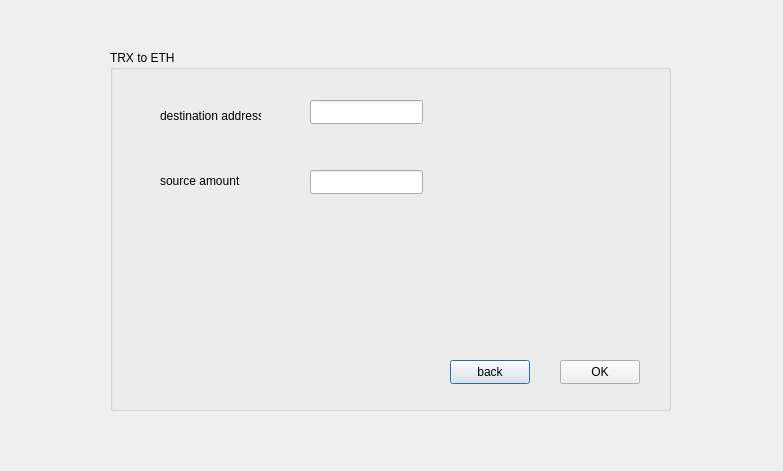
<?xml version="1.0" encoding="UTF-8"?>
<ui version="4.0">
 <class>TTOE</class>
 <widget class="QDialog" name="TTOE">
  <property name="geometry">
   <rect>
    <x>0</x>
    <y>0</y>
    <width>783</width>
    <height>471</height>
   </rect>
  </property>
  <property name="windowTitle">
   <string>Dialog</string>
  </property>
  <widget class="QGroupBox" name="groupBox">
   <property name="geometry">
    <rect>
     <x>110</x>
     <y>50</y>
     <width>561</width>
     <height>361</height>
    </rect>
   </property>
   <property name="title">
    <string>TRX to ETH</string>
   </property>
   <widget class="QPushButton" name="pushButton">
    <property name="geometry">
     <rect>
      <x>340</x>
      <y>310</y>
      <width>80</width>
      <height>24</height>
     </rect>
    </property>
    <property name="text">
     <string>back</string>
    </property>
   </widget>
   <widget class="QPushButton" name="OK">
    <property name="geometry">
     <rect>
      <x>450</x>
      <y>310</y>
      <width>80</width>
      <height>24</height>
     </rect>
    </property>
    <property name="text">
     <string>OK</string>
    </property>
   </widget>
   <widget class="QLabel" name="label">
    <property name="geometry">
     <rect>
      <x>50</x>
      <y>110</y>
      <width>131</width>
      <height>41</height>
     </rect>
    </property>
    <property name="text">
     <string>source amount</string>
    </property>
   </widget>
   <widget class="QLabel" name="label_2">
    <property name="geometry">
     <rect>
      <x>50</x>
      <y>50</y>
      <width>101</width>
      <height>31</height>
     </rect>
    </property>
    <property name="text">
     <string>destination address</string>
    </property>
   </widget>
   <widget class="QLineEdit" name="adress">
    <property name="geometry">
     <rect>
      <x>200</x>
      <y>50</y>
      <width>113</width>
      <height>24</height>
     </rect>
    </property>
   </widget>
   <widget class="QLineEdit" name="amount">
    <property name="geometry">
     <rect>
      <x>200</x>
      <y>120</y>
      <width>113</width>
      <height>24</height>
     </rect>
    </property>
   </widget>
   <widget class="QLabel" name="label_3">
    <property name="geometry">
     <rect>
      <x>50</x>
      <y>190</y>
      <width>141</width>
      <height>111</height>
     </rect>
    </property>
    <property name="styleSheet">
     <string notr="true">image: url(:/new/prefix1/TRX.jfif);</string>
    </property>
    <property name="text">
     <string/>
    </property>
   </widget>
   <widget class="QLabel" name="label_4">
    <property name="geometry">
     <rect>
      <x>260</x>
      <y>210</y>
      <width>151</width>
      <height>71</height>
     </rect>
    </property>
    <property name="styleSheet">
     <string notr="true">image: url(:/new/prefix1/ETH.jfif);</string>
    </property>
    <property name="text">
     <string/>
    </property>
   </widget>
  </widget>
 </widget>
 <resources/>
 <connections/>
</ui>
